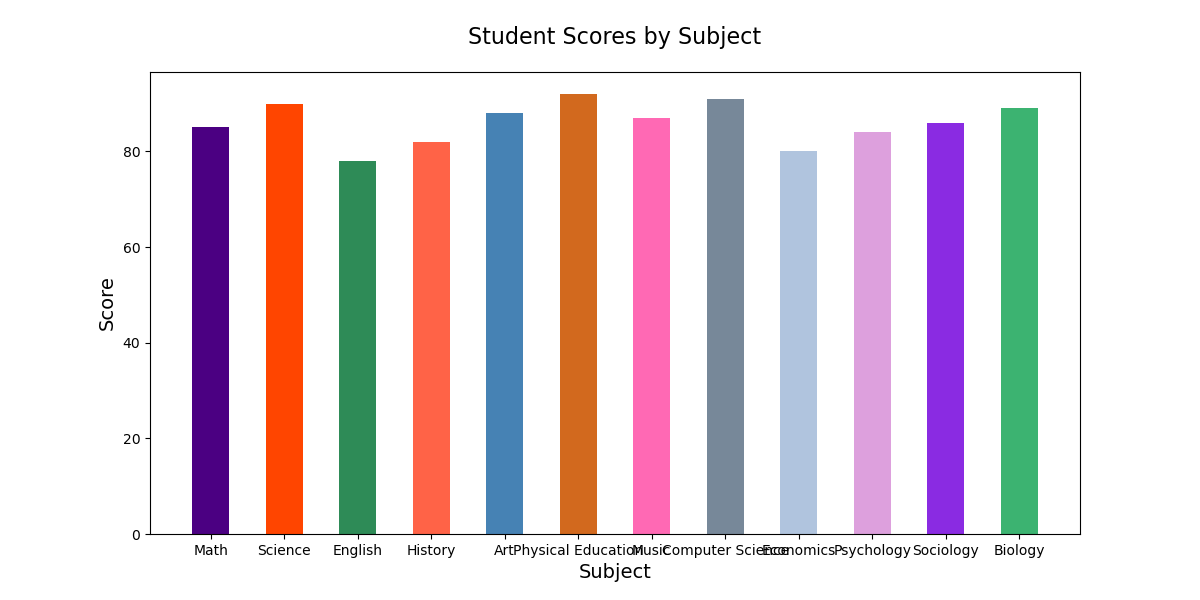

This chart was generated by the following Python code:

import matplotlib.pyplot as plt

# Subject scores data
subjects = [
    "Math", "Science", "English", "History", "Art", 
    "Physical Education", "Music", "Computer Science", 
    "Economics", "Psychology", "Sociology", "Biology"
]
scores = [85, 90, 78, 82, 88, 92, 87, 91, 80, 84, 86, 89]

# New color scheme using specific color codes for each subject
colors = [
    '#4b0082', '#ff4500', '#2e8b57', '#ff6347', '#4682b4',
    '#d2691e', '#ff69b4', '#778899', '#b0c4de', '#dda0dd',
    '#8a2be2', '#3cb371'
]

# Create vertical bar chart
plt.figure(figsize=(12, 6))  # Width and height of the chart
plt.bar(subjects, scores, color=colors, width=0.5)  # Bar color and band width

# Set the title and labels
plt.title('Student Scores by Subject', fontsize=16, pad=20)
plt.xlabel('Subject', fontsize=14)
plt.ylabel('Score', fontsize=14)

# Display the bar chart
plt.show()
